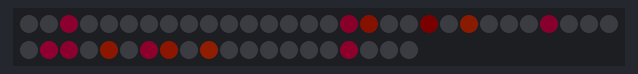
This sketch was run on a simulated Arduino Uno, built with avr-gcc and run on an emulated ATmega328P. On the bench: 50 RGB LEDs in strip order, left to right, continuing on the next row. Dim RGB values are drawn brighter than linear; the strip is taken to match the declared colour order; random numbers use the default seed unless the sketch sets one.

Above: at 0.46 s.
At 5.34 s:
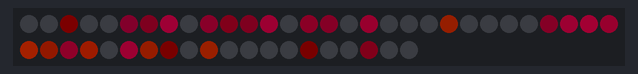
At 10.21 s:
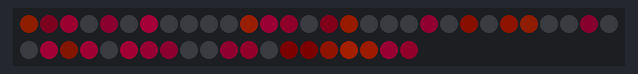
At 19.98 s:
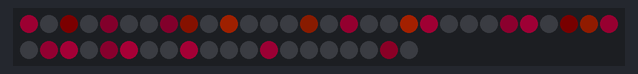
At 29.75 s:
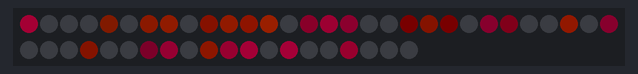
At 39.79 s:
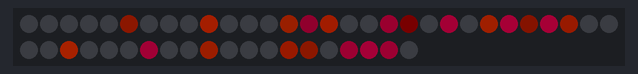

The sketch:

pornjpulse.ino
```cpp
/** Ramp all the pixels up and then back down.
 */
#include <Adafruit_NeoPixel.h>

#define PIN		8
#define NUM_PIXELS 	50

Adafruit_NeoPixel pixels = Adafruit_NeoPixel(
	NUM_PIXELS,			// how many pixels on strip?
	PIN,				// output pin?
	//NEO_GRB + NEO_KHZ800		// type of pixels?
	NEO_RGB + NEO_KHZ800		// type of pixels?
);

int brightnesses[NUM_PIXELS];
int directions[NUM_PIXELS];
int color[NUM_PIXELS];
uint8_t r = 0;
uint8_t g = 0;
uint8_t b = 0;


void setup() {
	pixels.begin();
	pixels.show();
	//Serial.begin(9600); // debug
	for(int i=0; i < NUM_PIXELS; i++){
		directions[i] = +1;
                brightnesses[i] = 0;
	}
}

void loop() {
	for(int i = 0 ; i < NUM_PIXELS ; i++)
	{
		if (/*pixels.getPixelColor(i) == 0x0 ||*/ brightnesses[i] == 0){
			// If pixel has gone down to black
			// set it to ramp up again, the higher stayBlack is, the longer
			// it stays black

			int stayBlack = 80;
			if (random(stayBlack) == 0)
                        {
				directions[i] = +1;
				brightnesses[i] = 1; // no endless loops
				// pick pink or orange
				if (random(2) == 0){
					// pink
					color[i] = 0;
					r = 10;
					g = 0;
					b = 3;
				} else {
					// orange
					color[i] = 1;
					r = 5;
					g = 10;
					b = 10;
				}
			}
// start at zero
			r = g = b = 0;

		} else {

			// Pixel is going up or down, not at zero
			brightnesses[i]	= brightnesses[i] + directions[i];
			//Serial.println(i);
			////Serial.println(brightnesses[i]);
			// change direction at some point
			int maxBrightness = 40;
			int minBrightness = 20; // minimum peak brightness
			//if (brightnesses[i] == random(minBrightness,maxBrightness) || brightnesses[i] == maxBrightness)
			if (brightnesses[i] == maxBrightness)
				directions[i] = -1;
			// set the r, g, and b based on new bright and dir
			if (color[i] == 0){
				// pink mode
				//Serial.println("in pink");
				r = brightnesses[i];
				g = 0;
				b = brightnesses[i]/3;
			} else {
				// orange mode
				//Serial.println("in orange");
				r = brightnesses[i];
				g = brightnesses[i]/5;
				b = 0; //brightnesses[i]/5;
			}

		}

		pixels.setPixelColor(i, r, g, b);

	}
	// FOR SPARKLY EFFECT
	// Make flashes; 10% the time, turn on pixel on full brightness
	//if (random(200) == 0)
		//pixels.setPixelColor(random(0, NUM_PIXELS), 255, 255, 255);

	pixels.show();
	delay(10);

}
```
